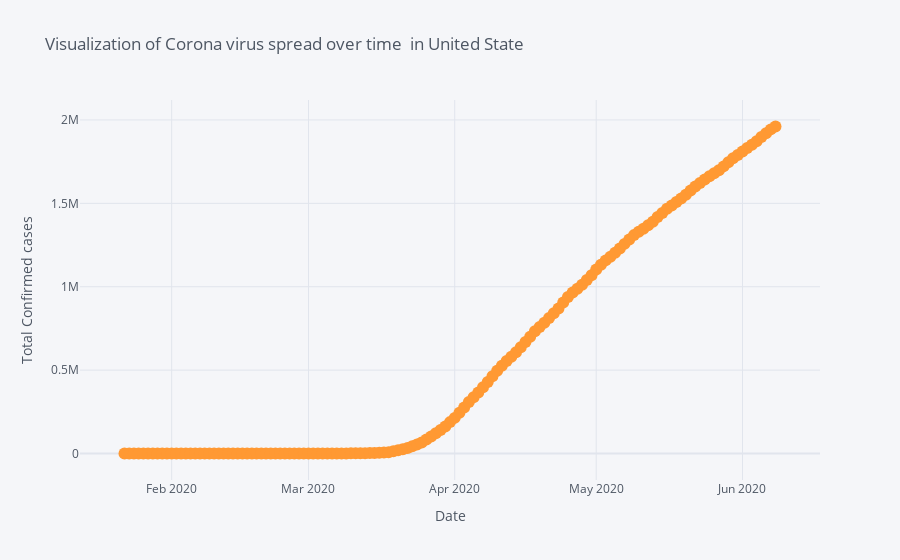

The code cell stored with this chart in its notebook:
### Code cell
import pygal
import cufflinks as cf
fig=US.iplot(
    asFigure=True,
    subplots=True,
    mode='lines+markers+text',
    #text=text,
    y=['Total Confirmed Cases'],
    opacity=0.5,
    xTitle='Date',
    yTitle='Total Confirmed cases',
    title='Visualization of Corona virus spread over time  in United State'
    )
fig.show()

### Figure 1 — Plotly figure (JSON) as saved in the notebook; plotly's stock layout.template omitted (floating-point values rounded to 4 significant figures; data arrays with more than 128 entries replaced by an {"elided": "..."} marker saying what was removed)
{"data": [{"line": {"color": "rgba(255, 153, 51, 1.0)", "dash": "solid", "shape": "linear", "width": 1.3}, "marker": {"size": 12, "symbol": "circle"}, "mode": "lines+markers+text", "name": "Total Confirmed Cases", "text": "", "type": "scatter", "x": {"elided": "139 str values"}, "xaxis": "x", "y": {"elided": "139 int values"}, "yaxis": "y"}], "layout": {"legend": {"bgcolor": "#F5F6F9", "font": {"color": "#4D5663"}}, "paper_bgcolor": "#F5F6F9", "plot_bgcolor": "#F5F6F9", "title": {"font": {"color": "#4D5663"}, "text": "Visualization of Corona virus spread over time  in United State"}, "xaxis": {"anchor": "y", "domain": [0, 1], "gridcolor": "#E1E5ED", "showgrid": true, "tickfont": {"color": "#4D5663"}, "title": {"font": {"color": "#4D5663"}, "text": "Date"}, "zerolinecolor": "#E1E5ED"}, "yaxis": {"anchor": "x", "domain": [0, 1], "gridcolor": "#E1E5ED", "showgrid": true, "tickfont": {"color": "#4D5663"}, "title": {"font": {"color": "#4D5663"}, "text": "Total Confirmed cases"}, "zerolinecolor": "#E1E5ED"}}}
